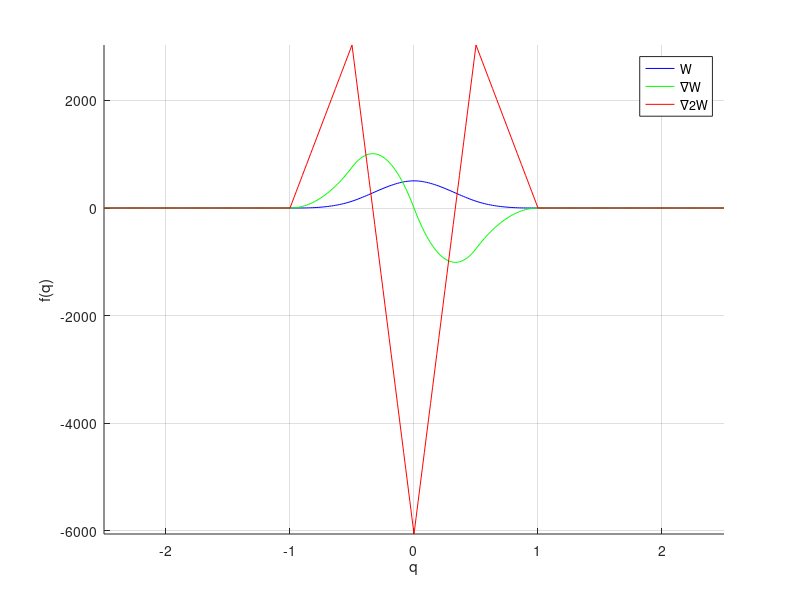

This chart was generated by the following MATLAB code:
%% check some basic functions
function draft

%% check kernel function

dx = 0.01;
kh = 6;
kshow = 2.5;

h = kh*dx;
r = (-kshow*h:0.001:kshow*h)';
W = zeros(size(r));
grad_W = zeros(size(r));
lapl_W = zeros(size(r));
W = cal_kn_cubicspline(r, h);
grad_W = cal_kn_grad_cubicspline(r, h);
lapl_W = cal_kn_lapl_cubicspline(r, h);
% W = cal_kn_WendlandC2(r, h);
% grad_W = cal_kn_grad_WendlandC2(r, h);
% lapl_W = cal_kn_lapl_WendlandC2(r, h);

figure(1)
cla; hold on; grid on; axis tight;
xlabel("q"); ylabel("f(q)");
plot(r/h, W, 'b')
plot(r/h, grad_W, 'g')
plot(r/h, lapl_W, 'r')
legend('W', '∇W', '∇2W');

% end of main function
flag_end = 1;

function W = cal_kn_cubicspline(r, h)
qq = abs(r/h);
kd = [4/3/h; 40/7/pi/h^2; 8/pi/h^3];
v = zeros(size(qq));
for i = 1:size(r, 1)
    q = qq(i);
    if q >= 0 && q <= 0.5
        v(i) = 6*(q^3-q^2)+1;
    elseif q > 0.5 && q <= 1
        v(i) = 2*(1-q)^3;
    else
        v(i) = 0;
    end
end
v = kd(2)*v;
W = v;

function grad_W = cal_kn_grad_cubicspline(r, h)
qq = abs(r/h);
kd = [4/3/h; 40/7/pi/h^2; 8/pi/h^3];
v = zeros(size(qq));
for i = 1:size(r, 1)
    q = qq(i);
    if q >= 0 && q <= 0.5
        v(i) = 6*(3*q^2-2*q);
    elseif q > 0.5 && q <= 1
        v(i) = -6*(1-q)^2;
    else
        v(i) = 0;
    end
end
v = kd(2)*v;
% grad_W = v.*sign(r)/h;
grad_W = v.*sign(r);

function lapl_W = cal_kn_lapl_cubicspline(r, h)
qq = abs(r/h);
kd = [4/3/h; 40/7/pi/h^2; 8/pi/h^3];
v = zeros(size(qq));
for i = 1:size(r, 1)
    q = qq(i);
    if q >= 0 && q <= 0.5
        v(i) = 6*(6*q-2);
    elseif q > 0.5 && q <= 1
        v(i) = 12*(1-q);
    else
        v(i) = 0;
    end
end
v = kd(2)*v;
% lapl_W = v/h^2;
lapl_W = v;

function W = cal_kn_WendlandC2(r, h)
qq = abs(r/h);
kd = [5/(8*h); 7/(4*pi*h^2); 21/(2*pi*h^3)];
v = zeros(size(qq));
for i = 1:size(r, 1)
    q = qq(i);
    if q >= 0 && q <= 2
        v(i) = (1-0.5*q)^4*(1+2*q);
    else
        v(i) = 0;
    end
end
v = kd(2)*v;
W = v;

function grad_W = cal_kn_grad_WendlandC2(r, h)
qq = abs(r/h);
kd = [5/(8*h); 7/(4*pi*h^2); 21/(2*pi*h^3)];
v = zeros(size(qq));
for i = 1:size(r, 1)
    q = qq(i);
    if q >= 0 && q <= 2
        v(i) = -5*q*(1-0.5*q)^3;
    else
        v(i) = 0;
    end
end
v = kd(2)*v;
% grad_W = v.*sign(r)/h;
grad_W = v.*sign(r);

function lapl_W = cal_kn_lapl_WendlandC2(r, h)
qq = abs(r/h);
kd = [5/(8*h); 7/(4*pi*h^2); 21/(2*pi*h^3)];
v = zeros(size(qq));
for i = 1:size(r, 1)
    q = qq(i);
    if q >= 0 && q <= 2
        v(i) = -5*(1-2*q)*(1-0.5*q)^2;
    else
        v(i) = 0;
    end
end
v = kd(2)*v;
% lapl_W = v/(h*h);
lapl_W = v;


